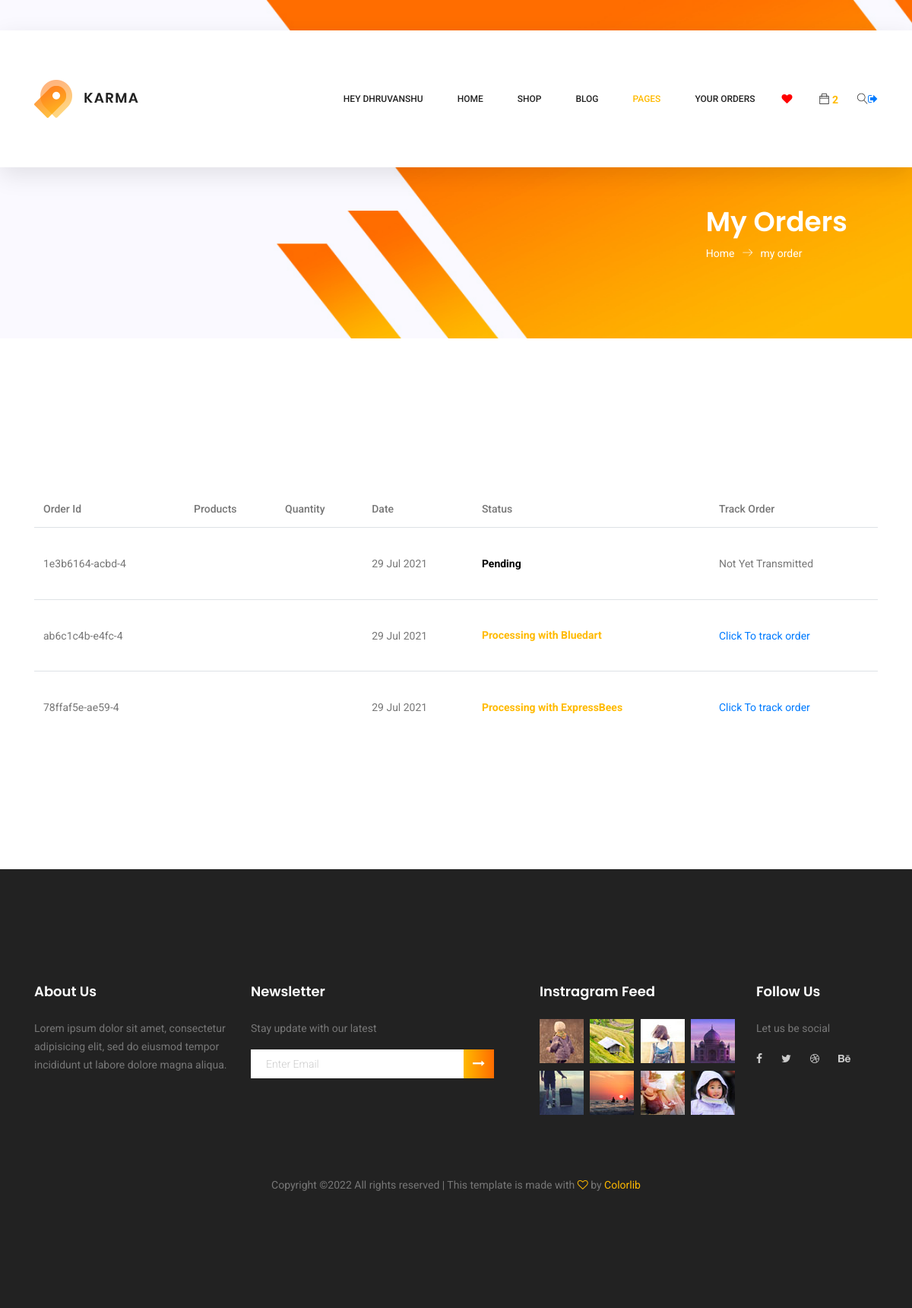
The page /product/myorders/ (signed in) on the database its author committed.
### product/models.py (models this page shows, shortened)
class Order(models.Model):
    order_id      = models.CharField(max_length = 5,blank=True,editable=False,unique=True,default=uuid.uuid4)
    user_key      = models.ForeignKey(User, on_delete = models.CASCADE)
    payment_key   = models.ForeignKey(PaymentMode, on_delete = models.CASCADE, blank = True, null = True)
    track_key     = models.ForeignKey(TrackDetail, on_delete = models.CASCADE, blank = True, null = True)
    product_key   = models.ForeignKey(ProductDetail, on_delete = models.CASCADE)
    quantity      = models.IntegerField()
    city_key      = models.ForeignKey(city, on_delete = models.CASCADE)
    time_stamp    = models.DateTimeField(auto_now_add = True)
    address       = models.TextField()
    first_name    = models.CharField(max_length = 100)
    last_name     = models.CharField(max_length = 100)
    email         = models.EmailField()
    phone_number  = models.IntegerField()
    total_price   = models.IntegerField()
    zip_code      = models.IntegerField()
    is_cancel     = models.BooleanField(default = False)
    is_processing = models.BooleanField(default = False)

class TrackDetail(models.Model):
    courier_key         = models.ForeignKey(CourierPartner, on_delete = models.CASCADE)
    time_stamp          = models.DateField(auto_now_add = True)
    number              = models.CharField(max_length = 250)
    is_dispatch         = models.BooleanField(default = False)
    is_shipped          = models.BooleanField(default = False)
    is_delivered        = models.BooleanField(default = False)
    is_out_for_delivery = models.BooleanField(default = False)

class CourierPartner(models.Model):
    name     = models.CharField(max_length = 250)
    def __str__(self):
        return self.name

### product/views.py (the view)
# urls.py: path('myorders/', myorders, name = 'myorders'),
def myorders(request):
    data_cart = AddToCard.objects.filter(user_key = request.user)
    order_obj = Order.objects.filter(user_key = request.user)
    add_cart_count = data_cart.filter(user_key = request.user, is_wishlist = False).count()
    add_wishlist_count = data_cart.filter(user_key = request.user, is_wishlist = True).count()
    context = {
        'order_obj':order_obj,
        'add_cart_count':add_cart_count,
        'add_wishlist_count':add_wishlist_count,
    }
    return render(request, 'myorders.html', context)

### product/models.py (called while the page is built)
    def __str__(self):
        return self.name

    def __str__(self):
        return self.name

### product/templates/myorders.html (shortened to what this page needs)
{% extends 'sample.html' %}
{% block content %}
<section class="banner-area organic-breadcrumb">
    <div class="container">
        <div class="breadcrumb-banner d-flex flex-wrap align-items-center justify-content-end">
            <div class="col-first">
                <h1>My Orders</h1>
                <nav class="d-flex align-items-center">
                    <a href="index.html">Home<span class="lnr lnr-arrow-right"></span></a>
                    <a href="category.html">my order</a>
                </nav>
            </div>
        </div>
    </div>
</section>
<section class="cart_area">
    <div class="container">
        <div class="cart_inner">
            <div class="table-responsive">
                <table class="table">
                    <thead>
                        <tr>
                            <th scope="col">Order Id</th>
                            <th scope="col">Products</th>
                            <th scope="col">Quantity</th>
                            <th scope="col">Date</th>
                            <th scope="col">Status</th>
                            <th scope="col">Track Order</th>
                        </tr>
                    </thead>
                    <tbody>
                        {% for order in order_obj %}
                        <tr data-target="#orderdata{{forloop.counter}}" data-toggle="modal" >
                            <td>
                                {{order.order_id|slice:":15"}}
                            </td>
                            <td>
                                <h5> <img class="img-fluid" src="{{order.product_key.product_key.product_pic.url}}" alt="" style="width:50px; ">{{order.product_key.product_key.product_name}}<br> <br></h5>
                            </td>
                            <td>
                            </td>
                            <td>
                                {{order.time_stamp|date:"d M Y"}}
                            </td>
                            <td>
                                <h5>{% if order.track_key%} <b>Processing with {{order.track_key.courier_key}}</b> {% else %}<b style="color:black">Pending</b> {% endif %} </h5>
                            </td>
                            <td>
                                {% if order.track_key %}<a href="{% url 'product:track' order.track_key.number %}">Click To track order</a>{% else %}Not Yet Transmitted{% endif %}
                            </td>
                        </tr>
                        <div class="modal fade" id="orderdata{{forloop.counter}}" role="dialog" aria-labelledby="exampleModalLabel" aria-hidden="true">
                {% endfor %}
                    </tbody>
                </table>
            </div>
        </div>
    </div>
</section>
{% endblock %}

### accounts/templates/sample.html (shortened to what this page needs)
{% load static %}
<!DOCTYPE html>
<html lang="zxx" class="no-js">
<head>
	<link href="http://code.jquery.com/ui/1.10.4/themes/ui-lightness/jquery-ui.css" rel="stylesheet">
	<link rel="stylesheet" href="{% static 'css/linearicons.css' %}">
	<link rel="stylesheet" href="{% static 'css/owl.carousel.css' %}">
	<link rel="stylesheet" href="{% static 'css/themify-icons.css' %}">
	<link rel="stylesheet" href="{% static 'css/font-awesome.min.css' %}">
	<link rel="stylesheet" href="{% static 'css/nice-select.css' %}">
	<link rel="stylesheet" href="{% static 'css/nouislider.min.css' %}">
	<link rel="stylesheet" href="{% static 'css/bootstrap.css' %}">
	<link rel="stylesheet" href="{% static 'css/main.css' %}">
</head>
<body>
	<header class="header_area sticky-header">
		<div class="main_menu">
			<nav class="navbar navbar-expand-lg navbar-light main_box">
				<div class="container">
					<a class="navbar-brand logo_h" href="index.html"><img src="{% static 'img/logo.png' %}" alt=""></a>
					<div class="collapse navbar-collapse offset" id="navbarSupportedContent">
						<ul class="nav navbar-nav menu_nav ml-auto">
						{% if user.is_authenticated %}
						<li class="nav-item"><a class="nav-link" href="index.html">Hey {{request.user}}</a></li>
						{% endif %}
						<li class="nav-item"><a class="nav-link" href="{% url 'accounts:home' %}">Home</a></li>
							<li class="nav-item submenu dropdown">
								<a href="#" class="nav-link dropdown-toggle" data-toggle="dropdown" role="button" aria-haspopup="true"
								 aria-expanded="false">Shop</a>
							</li>
							<li class="nav-item submenu dropdown">
								<a href="#" class="nav-link dropdown-toggle" data-toggle="dropdown" role="button" aria-haspopup="true"
								 aria-expanded="false">Blog</a>
							</li>
							<li class="nav-item submenu dropdown active">
								<a href="#" class="nav-link dropdown-toggle" data-toggle="dropdown" role="button" aria-haspopup="true"
								 aria-expanded="false">Pages</a>
							</li>
							<li class="nav-item submenu dropdown ">
								<a href="{% url 'product:myorders' %}" class="nav-link dropdown-toggle" data-toggle="dropdown" role="button" aria-haspopup="true"
								 aria-expanded="false">Your Orders</a>
							</li>
						</ul>
						<ul class="nav navbar-nav navbar-right">
							<li class="nav-item"> <a style="color:red"><i class="fa fa-heart" id="wishlist" aria-hidden="true"> </i> <b class="wishlistcount">{% if add_wishlist_count != 0 %}{{add_wishlist_count}}{% endif %}</b> </a></li>
						</ul>
						<ul class="nav navbar-nav navbar-right">
							<li class="nav-item"><a href="{% url 'product:finalcart' %}" class="cart"><span class="ti-bag" id="cart-cursor"></span></a> <b id="countdata">{% if add_cart_count != 0 %}{{add_cart_count}}{% endif %}</b></li>
							<li class="nav-item">
								<form class="" action="index.html" method="post">
								<button class="search"><span class="lnr lnr-magnifier" id="search"></span></button>
								</form>
							</li>
						</ul>
						<ul>
							{% if user.is_authenticated %}
							<a href="javascript:{document.getElementById('logout').submit()}"> <i class="fa fa-sign-out" aria-hidden="true"></i></a>
							{% endif %}
						</ul>
					</div>
				</div>
			</nav>
		</div>
	</header>
	{% block content %}
	{% endblock %}
	<footer class="footer-area section_gap">
		<div class="container">
			<div class="row">
				<div class="col-lg-3  col-md-6 col-sm-6">
					<div class="single-footer-widget">
						<h6>About Us</h6>
						<p>
							Lorem ipsum dolor sit amet, consectetur adipisicing elit, sed do eiusmod tempor incididunt ut labore dolore
							magna aliqua.
						</p>
					</div>
				</div>
				<div class="col-lg-4  col-md-6 col-sm-6">
					<div class="single-footer-widget">
						<h6>Newsletter</h6>
						<p>Stay update with our latest</p>
						<div class="" id="mc_embed_signup">
							<form target="_blank" novalidate="true" action="https://spondonit.us12.list-manage.com/subscribe/post?u=1462626880ade1ac87bd9c93a&amp;id=92a4423d01"
							 method="get" class="form-inline">
								<div class="d-flex flex-row">
									<input class="form-control" name="EMAIL" placeholder="Enter Email" onfocus="this.placeholder = ''" onblur="this.placeholder = 'Enter Email '"
									 required="" type="email">
									<button class="click-btn btn btn-default"><i class="fa fa-long-arrow-right" aria-hidden="true"></i></button>
								</div>
							</form>
						</div>
					</div>
				</div>
				<div class="col-lg-3  col-md-6 col-sm-6">
					<div class="single-footer-widget mail-chimp">
						<h6 class="mb-20">Instragram Feed</h6>
						<ul class="instafeed d-flex flex-wrap">
							<li><img src="{% static 'img/i1.jpg' %}" alt=""></li>
							<li><img src="img/i2.jpg" alt=""></li>
							<li><img src="img/i3.jpg" alt=""></li>
							<li><img src="img/i4.jpg" alt=""></li>
							<li><img src="img/i5.jpg" alt=""></li>
							<li><img src="img/i6.jpg" alt=""></li>
							<li><img src="img/i7.jpg" alt=""></li>
							<li><img src="img/i8.jpg" alt=""></li>
						</ul>
					</div>
				</div>
				<div class="col-lg-2 col-md-6 col-sm-6">
					<div class="single-footer-widget">
						<h6>Follow Us</h6>
						<p>Let us be social</p>
						<div class="footer-social d-flex align-items-center">
							<a href="#"><i class="fa fa-facebook"></i></a>
							<a href="#"><i class="fa fa-twitter"></i></a>
							<a href="#"><i class="fa fa-dribbble"></i></a>
							<a href="#"><i class="fa fa-behance"></i></a>
						</div>
					</div>
				</div>
			</div>
			<div class="footer-bottom d-flex justify-content-center align-items-center flex-wrap">
				<p class="footer-text m-0">
Copyright &copy;<script>document.write(new Date().getFullYear());</script> All rights reserved | This template is made with <i class="fa fa-heart-o" aria-hidden="true"></i> by <a href="https://colorlib.com" target="_blank">Colorlib</a>
</p>
			</div>
		</div>
	</footer>
</body>
</html>

### rows shown on the page
Order: order_id "1e3b6164-acbd-4", time_stamp "29 Jul 2021", shows "Pending", shows "Not Yet Transmitted"
Order: order_id "ab6c1c4b-e4fc-4", time_stamp "29 Jul 2021", track_key.courier_key "Bluedart", shows "Click To track order"
Order: order_id "78ffaf5e-ae59-4", time_stamp "29 Jul 2021", track_key.courier_key "ExpressBees", shows "Click To track order"

### other values the page prints
{{ request.user }} "DHRUVANSHU"
{{ add_cart_count }} "2"
